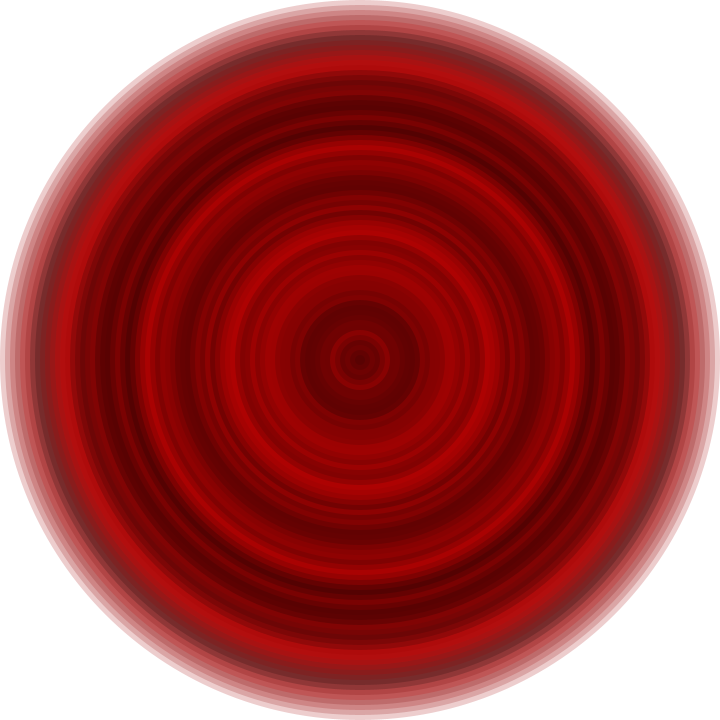
Frame 1 (no input)
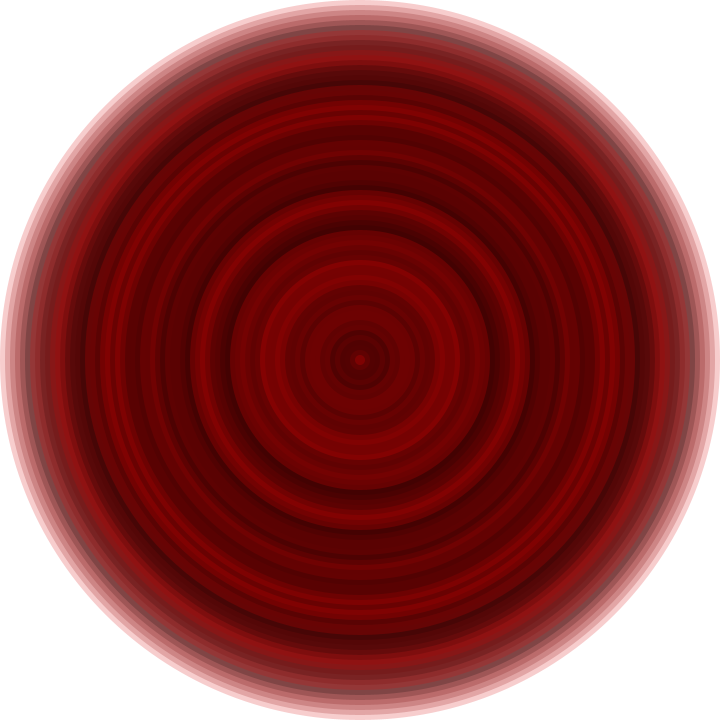
Frame 60 (the mouse pressed at the canvas centre just before this capture)
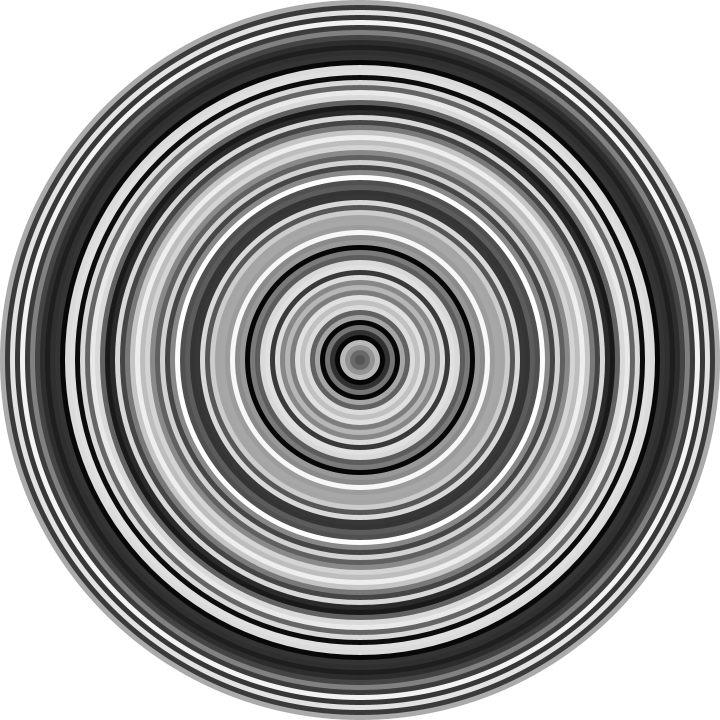
Frame 120 (the mouse held since frame 60 and released just before this capture)

The Processing sketch that drew these frames (run headless with seeded random() and noise(); from frame 60 on, the mouse is pressed at the canvas centre):

// Processing sketch: lollipop
// ── lollipop.pde

//There are still some problems


//AnshuoWu Lollipop 
float r= 255;
float g= 255;
float b= 255;
void setup()
{
  size(720, 720);
  smooth();
}

void draw()
{
  float w =width;
    background (r, g, b, 50);
  while(w>0){
    stroke(0);
    
  noStroke();
 //left top corner
  fill(random(0,255),random(0,0),random(0,0),50);
  if(mouseX < 180 && mouseY < 180){
    ellipse(height/2, width/2, w, w);
  }
  //right top corner
  fill(random(0,100),random(0,255),random(0,255),50);
  if (mouseX > 180 && mouseY <180){
   ellipse(height/2, width/2, w, w);
  }
  //left bottom corner
  fill(random(0,255),random(0,255),random(0,0),50);
  if (mouseX < 180 && mouseY >180){
    ellipse(height/2, width/2, w, w);
  }
  //right bottom corner
  //fill(random(0,288),random(0,98),random(0,100),15);
 // if (mouseX > 180 && mouseY >180){
   // ellipse(height/2, width/2, w, w);
  //}
  
  //mouse pressed
  fill(random(0,255));
  if ( mousePressed ){
    ellipse(height/2, width/2, w, w);
}
    //og ellipse
    noStroke();
    fill(mouseX % 255,mouseY % 510, mouseY % 255, mouseY % 15);
    ellipse(height/2, width/2, w, w);
    w=w-10;
  }
}
void mouseClicked() {
  r= random (0, 255);  
  g= random (0, 255);
  b= random (0, 255);
}
